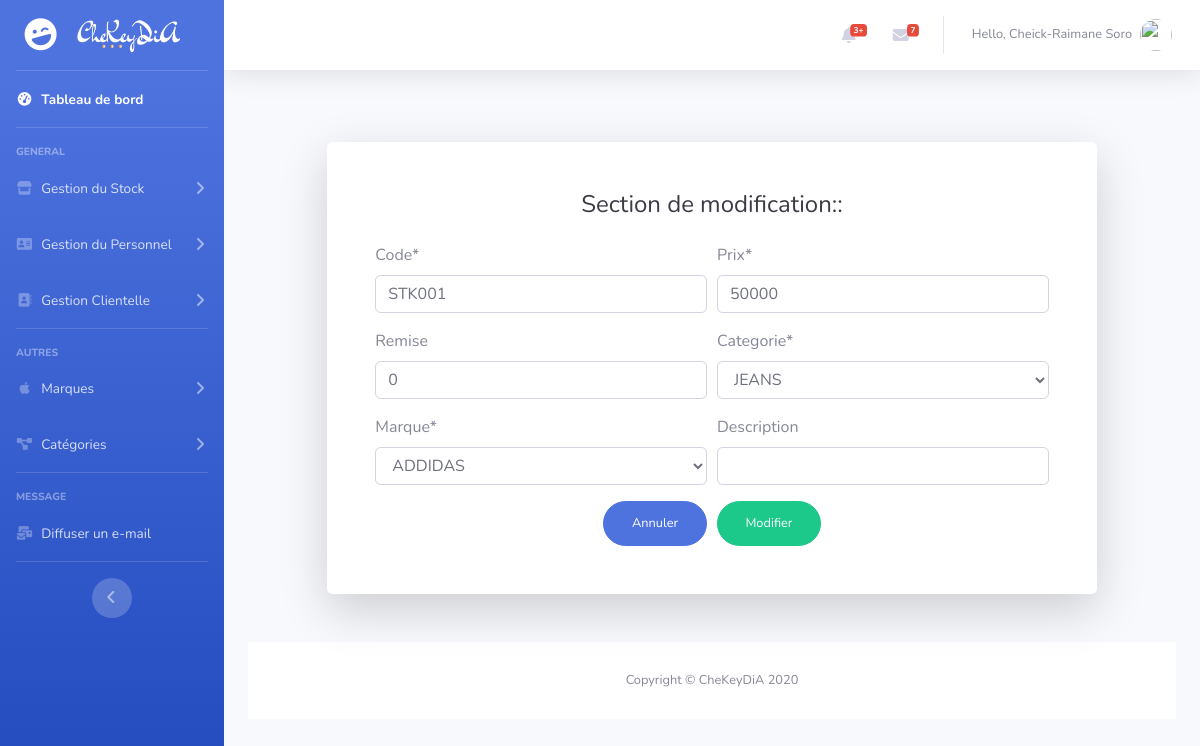
The app's page /stock_update/1/ (signed in) with its own data.
### management/models.py (models this page shows, shortened)
class Stock(models.Model):
     code = models.CharField(max_length=50, null=True, unique=True)
     quantite = models.PositiveIntegerField(null=True, default = 0)
     prix = models.PositiveIntegerField(null=True, default=0)
     remise = models.PositiveIntegerField(default=0, blank=True, null=True)
     prix_final = models.PositiveIntegerField(default=0, null=True, blank=True)
     description = models.CharField(max_length=200, null=True, blank=True)
     date_enregistrement = models.DateTimeField(auto_now_add=True)
     categorie = models.ForeignKey('Category', null=True, on_delete=models.CASCADE)
     marque = models.ForeignKey('Brand', null=True, on_delete=models.CASCADE)

### management/decorators.py (the view)
          def wrapper_func(request, *args, **kwargs):
               group = None
               if request.user.groups.exists():
                    group = request.user.groups.all()[0].name
               if group in allowed_roles:
                    return view_func(request, *args, **kwargs)
               else:
                    return redirect('management:page404')

### management/forms.py
class StockCreateForm(ModelForm):
     class Meta:
          model = Stock
          fields = ['code', 'prix', 'remise', 'description', 'categorie', 'marque']

### management/models.py (called while the page is built)
     def __str__(self):
          return self.nom

     def __str__(self):
          return self.nom

### management/views.py (called while the page is built, shortened)
@login_required(login_url='management:login')
@allowed_users(allowed_roles=['administrateur'])
def stockUpdate(request, pk):
     stock = Stock.objects.get(id=pk)
     form = StockCreateForm(instance=stock)
     return render(request, 'management/stock_update_form.html', locals())

### management/templates/management/stock_update_form.html (shortened to what this page needs)
{% extends 'management/base.html' %} {% load crispy_forms_tags %} {% block content %}
<div class="row justify-content-center">
    <div class="col-xl-10 col-lg-12 col-md-9">
        <div class="card o-hidden border-0 shadow-lg my-5">
            <div class="card-body p-0">
                <div class="row">
                    <div class="col-lg">
                        <div class="p-5">
                            <div class="text-center">
                                <h1 class="h4 text-gray-900 mb-4">Section de modification:: </h1>
                            </div>
                            <form class="user" method="POST" action="">
                                <div class="form-row">
                                    <div class="form-group col-md-6 mb-0">
                                        {{ form.code|as_crispy_field }}
                                    </div>
                                    <div class="form-group col-md-6 mb-0">
                                        {{ form.prix|as_crispy_field }}
                                    </div>
                                </div>
                                <div class="form-row">
                                    <div class="form-group col-md-6 mb-0">
                                        {{ form.remise|as_crispy_field }}
                                    </div>
                                    <div class="form-group col-md-6 mb-0">
                                        {{ form.categorie|as_crispy_field }}
                                    </div>
                                </div>
                                <div class="form-row">
                                    <div class="form-group col-md-6 mb-0">
                                        {{ form.marque|as_crispy_field }}
                                    </div>
                                    <div class="form-group col-md-6 mb-0">
                                        {{ form.description|as_crispy_field }}
                                    </div>
                                </div>
                                <div class="form-row">
                                    <div class="form-group col-md-4 mb-0"></div>
                                    <div class="form-group col-md-2 mb-0">
                                        <a class="btn btn-primary btn-user btn-block" href="{% url 'management:stock_list' %}">Annuler</a>
                                    </div>
                                    <div class="form-group col-md-2 mb-0">
                                        <button value="Login" type="submit" class="btn btn-success btn-user btn-block">Modifier</button>
                                    </div>
                                    <div class="form-group col-md-4 mb-0"></div>
                                </div>
                            </form>
                        </div>
                    </div>
                </div>
            </div>
        </div>
    </div>
    {% endblock content %}

### management/templates/management/base.html (shortened to what this page needs)
{% load static %} {% load crispy_forms_tags %}
<!DOCTYPE html>
<html lang="en">
<head>
    <link href="{% static '/css/all.min.css' %}" rel="stylesheet" type="text/css">
    <link href="{% static '/css/sb-admin-2.min.css' %}" rel="stylesheet"> {% block style %}{% endblock style %}
</head>
<body id="page-top">
    <div id="wrapper">
        <ul class="navbar-nav bg-gradient-primary sidebar sidebar-dark accordion" id="accordionSidebar">
            <a class="sidebar-brand d-flex align-items-center justify-content-center" href="{% url 'management:dashboard' %}">
                <div class="sidebar-brand-icon rotate-n-15">
                    <i class="fas fa-laugh-wink"></i>
                </div>
                <div class="sidebar-brand-text mx-3"><img src="{% static 'images/logo.png' %}" height="35" alt="CheKeyDiA"></div>
            </a>
            <hr class="sidebar-divider my-0">
            <li class="nav-item active">
                <a class="nav-link" href="{% url 'management:dashboard' %}">
                    <i class="fas fa-fw fa-tachometer-alt"></i>
                    <span>Tableau de bord</span></a>
            </li>
            <hr class="sidebar-divider">
            <div class="sidebar-heading">
                General
            </div>
            <li class="nav-item">
                <a class="nav-link collapsed" href="#" data-toggle="collapse" data-target="#collapseTwo" aria-expanded="true" aria-controls="collapseTwo">
                    <i class="fas fa-fw fa-store"></i>
                    <span>Gestion du Stock</span>
                </a>
            </li>
            <li class="nav-item">
                <a class="nav-link collapsed" href="#" data-toggle="collapse" data-target="#collapse2" aria-expanded="true" aria-controls="collapseTwo">
                    <i class="fas fa-fw fa-address-card"></i>
                    <span>Gestion du Personnel</span>
                </a>
            </li>
            <li class="nav-item">
                <a class="nav-link collapsed" href="#" data-toggle="collapse" data-target="#collapsePages" aria-expanded="true" aria-controls="collapsePages">
                    <i class="fas fa-fw fa-address-book"></i>
                    <span>Gestion Clientelle</span>
                </a>
            </li>
            <hr class="sidebar-divider">
            <div class="sidebar-heading">
                Autres
            </div>
            <li class="nav-item">
                <a class="nav-link collapsed" href="#" data-toggle="collapse" data-target="#collapseUtilities" aria-expanded="true" aria-controls="collapseUtilities">
                    <i class="fab fa-fw fa-apple"></i>
                    <span>Marques</span>
                </a>
            </li>
            <li class="nav-item">
                <a class="nav-link collapsed" href="#" data-toggle="collapse" data-target="#collapseUtilities2" aria-expanded="true" aria-controls="collapseUtilities">
                    <i class="fas fa-fw fa-project-diagram"></i>
                    <span>Catégories</span>
                </a>
            </li>
            <hr class="sidebar-divider d-none d-md-block">
            <div class="sidebar-heading">
                Message
            </div>
            <li class="nav-item">
                <a class="nav-link" href=" {% url 'management:email_broadcast' %} ">
                    <i class="fas fa-fw fa-mail-bulk"></i>
                    <span>Diffuser un e-mail</span></a>
            </li>
            <hr class="sidebar-divider d-none d-md-block">
            <div class="text-center d-none d-md-inline">
                <button class="rounded-circle border-0" id="sidebarToggle"></button>
            </div>
        </ul>
        <div id="content-wrapper" class="d-flex flex-column">
            <div id="content">
                <nav class="navbar navbar-expand navbar-light bg-white topbar mb-4 static-top shadow">
                    <ul class="navbar-nav ml-auto">
                        <li class="nav-item dropdown no-arrow mx-1">
                            <a class="nav-link dropdown-toggle" href="#" id="alertsDropdown" role="button" data-toggle="dropdown" aria-haspopup="true" aria-expanded="false">
                                <i class="fas fa-bell fa-fw"></i>
                                <span class="badge badge-danger badge-counter">3+</span>
                            </a>
                        </li>
                        <li class="nav-item dropdown no-arrow mx-1">
                            <a class="nav-link dropdown-toggle" href="#" id="messagesDropdown" role="button" data-toggle="dropdown" aria-haspopup="true" aria-expanded="false">
                                <i class="fas fa-envelope fa-fw"></i>
                                <span class="badge badge-danger badge-counter">7</span>
                            </a>
                        </li>
                        <li class="nav-item dropdown no-arrow">
                            <a class="nav-link dropdown-toggle" href="#" id="userDropdown" role="button" data-toggle="dropdown" aria-haspopup="true" aria-expanded="false">
                                <span class="mr-2 d-none d-lg-inline text-gray-600 small">Hello, {{request.user.first_name}} {{request.user.last_name}}</span>
                                <img class="img-profile rounded-circle" src="https://source.unsplash.com/QAB-WJcbgJk/60x60">
                            </a>
                        </li>
                    </ul>
                </nav>
                <div class="container-fluid">
                    {% block content %}{% endblock content %}
                </div>
                <footer class="sticky-footer bg-white">
                    <div class="container my-auto">
                        <div class="copyright text-center my-auto">
                            <span>Copyright &copy; CheKeyDiA 2020</span>
                        </div>
                    </div>
                </footer>
            </div>
        </div>
</body>
</html>

### records on screen
Stock: code "STK001", prix "50000", remise "0", categorie "JEANS", marque "ADDIDAS"

### other values on screen
{{ request.user.first_name }} "Cheick-Raimane"
{{ request.user.last_name }} "Soro"
